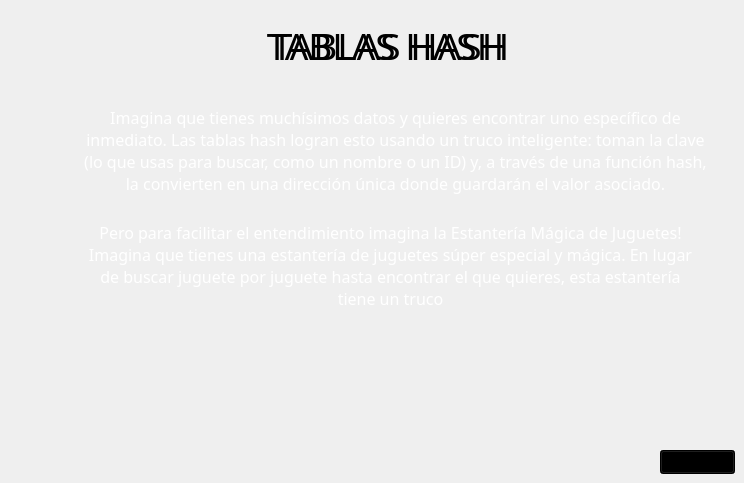
  <widget class="QWidget" name="page">
   <widget class="QLabel" name="label_2">
    <property name="geometry">
     <rect>
      <x>80</x>
      <y>90</y>
      <width>631</width>
      <height>121</height>
     </rect>
    </property>
    <property name="font">
     <font>
      <family>Caprasimo</family>
      <pointsize>12</pointsize>
     </font>
    </property>
    <property name="styleSheet">
     <string notr="true">color:white; font-size: 12pt</string>
    </property>
    <property name="text">
     <string>Imagina que tienes muchísimos datos y quieres encontrar uno específico de inmediato. Las tablas hash logran esto usando un truco inteligente: toman la clave (lo que usas para buscar, como un nombre o un ID) y, a través de una función hash, la convierten en una dirección única donde guardarán el valor asociado.</string>
    </property>
    <property name="alignment">
     <set>Qt::AlignmentFlag::AlignCenter</set>
    </property>
    <property name="wordWrap">
     <bool>true</bool>
    </property>
   </widget>
   <widget class="QLabel" name="label_3">
    <property name="geometry">
     <rect>
      <x>80</x>
      <y>200</y>
      <width>621</width>
      <height>131</height>
     </rect>
    </property>
    <property name="font">
     <font>
      <family>Caprasimo</family>
      <pointsize>12</pointsize>
     </font>
    </property>
    <property name="styleSheet">
     <string notr="true">color:white; font-size: 12pt</string>
    </property>
    <property name="text">
     <string>Pero para facilitar el entendimiento imagina la Estantería Mágica de Juguetes!
Imagina que tienes una estantería de juguetes súper especial y mágica. En lugar de buscar juguete por juguete hasta encontrar el que quieres, esta estantería tiene un truco</string>
    </property>
    <property name="alignment">
     <set>Qt::AlignmentFlag::AlignCenter</set>
    </property>
    <property name="wordWrap">
     <bool>true</bool>
    </property>
   </widget>
   <widget class="QPushButton" name="btnNext">
    <property name="geometry">
     <rect>
      <x>660</x>
      <y>450</y>
      <width>75</width>
      <height>24</height>
     </rect>
    </property>
    <property name="styleSheet">
     <string notr="true">background-color: rgb(0,0,0)</string>
    </property>
    <property name="text">
     <string>SIGUIENTE</string>
    </property>
   </widget>
   <widget class="QLabel" name="label">
    <property name="geometry">
     <rect>
      <x>240</x>
      <y>20</y>
      <width>291</width>
      <height>51</height>
     </rect>
    </property>
    <property name="font">
     <font>
      <family>Caprasimo</family>
      <pointsize>28</pointsize>
     </font>
    </property>
    <property name="styleSheet">
     <string notr="true">background-color:transparent</string>
    </property>
    <property name="text">
     <string>TABLAS HASH</string>
    </property>
    <property name="alignment">
     <set>Qt::AlignmentFlag::AlignCenter</set>
    </property>
   </widget>
   <widget class="QLabel" name="label_34">
    <property name="geometry">
     <rect>
      <x>240</x>
      <y>20</y>
      <width>301</width>
      <height>51</height>
     </rect>
    </property>
    <property name="font">
     <font>
      <family>Caprasimo</family>
      <pointsize>28</pointsize>
     </font>
    </property>
    <property name="styleSheet">
     <string notr="true">background-color:transparent;color:black</string>
    </property>
    <property name="text">
     <string>TABLAS HASH</string>
    </property>
    <property name="alignment">
     <set>Qt::AlignmentFlag::AlignCenter</set>
    </property>
   </widget>
   <widget class="QLabel" name="label_51">
    <property name="geometry">
     <rect>
      <x>320</x>
      <y>330</y>
      <width>141</width>
      <height>141</height>
     </rect>
    </property>
    <property name="text">
     <string/>
    </property>
    <property name="pixmap">
     <pixmap>Sources/Images/hash.png</pixmap>
    </property>
    <property name="scaledContents">
     <bool>true</bool>
    </property>
   </widget>
   <zorder>label_34</zorder>
   <zorder>label_2</zorder>
   <zorder>label_3</zorder>
   <zorder>btnNext</zorder>
   <zorder>label</zorder>
   <zorder>label_51</zorder>
  </widget>
